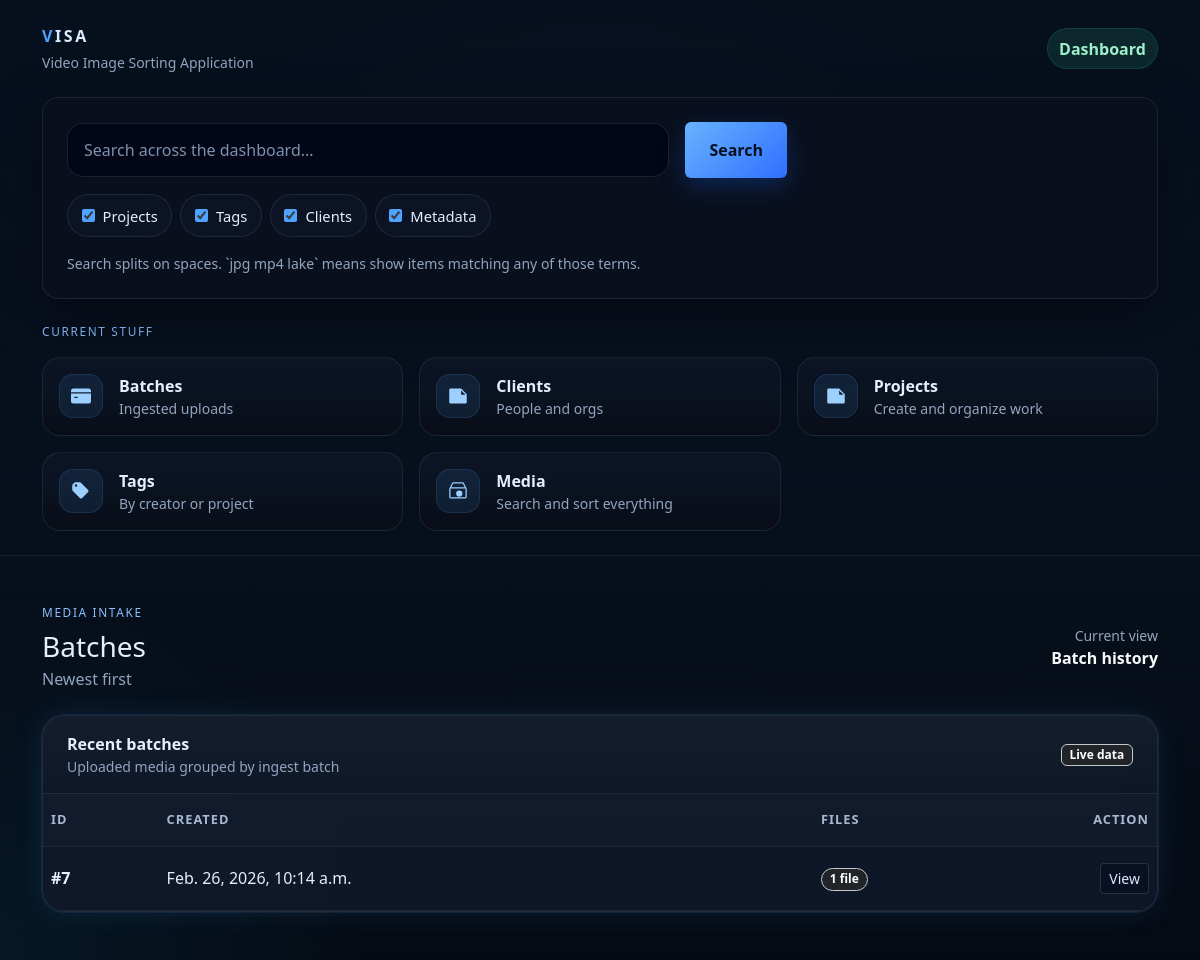
/, run on an earlier commit of the app's database.
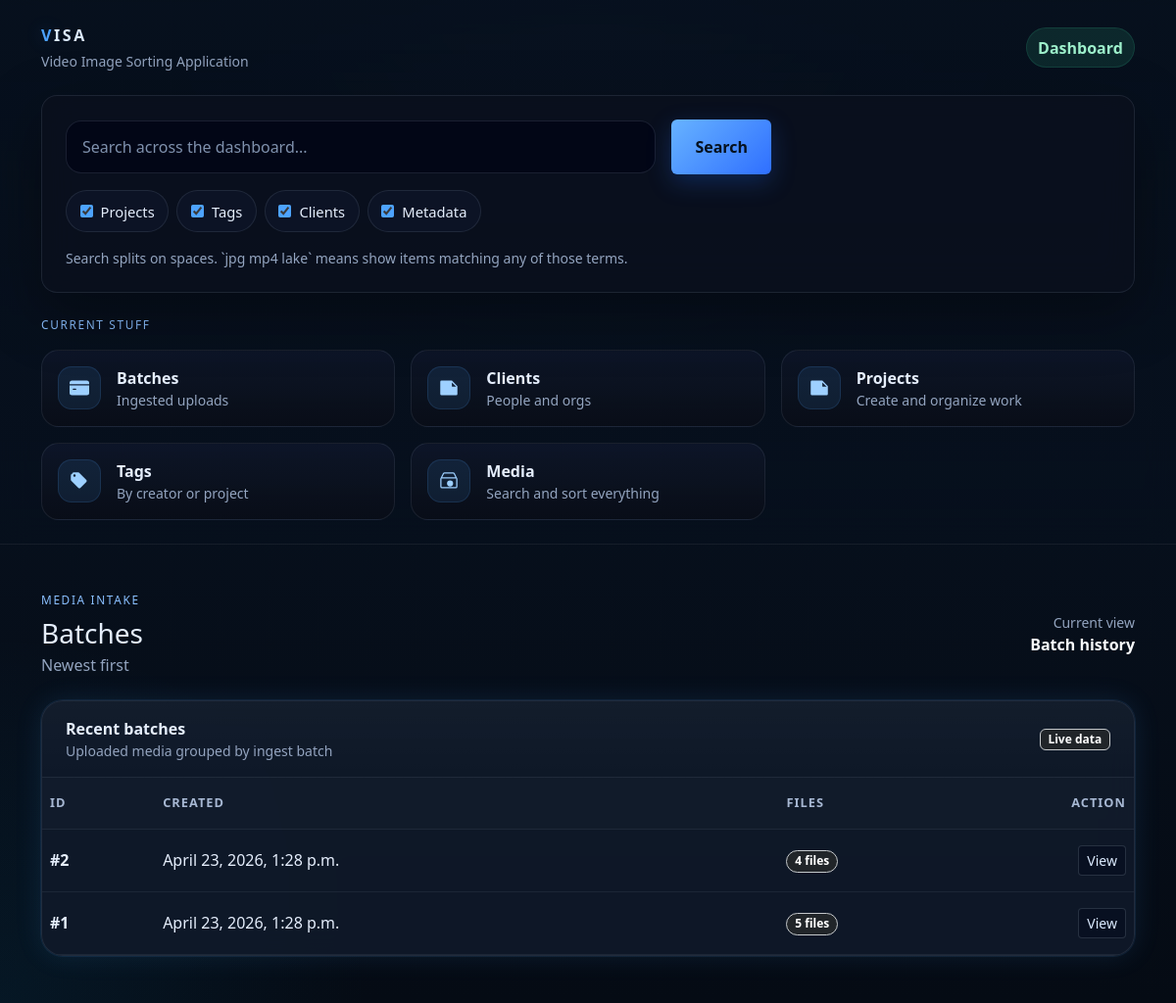
And on a later commit of the database.
### base/models.py (models this page shows, shortened)
class Batch(models.Model):
    class Meta:
        verbose_name_plural = "Batches"
    created_at = models.DateTimeField(auto_now_add=True)
    closed_at = models.DateTimeField(null=True, blank=True)

### base/views.py (the view)
# urls.py: path("", views.dashboard_home, name="dashboard_home"),
def dashboard_home(request):
    batches = (
        Batch.objects
        .annotate(
            media_count=Count("media", distinct=True),
            unassigned_count=Count("media", filter=Q(media__project__isnull=True), distinct=True),
        )
        .filter(media_count__gt=0, unassigned_count__gt=0)
        .order_by("-created_at")
    )
    return render(
        request,
        "base/dashboard_home.html",
        {
            "batches": batches,
            **_base_context(),
        },
    )

### base/views.py (called while the page is built)
def _empty_search_state():
    return {
        "q": "",
        "terms": [],
        "projects": True,
        "tags": True,
        "clients": True,
        "metadata": True,
    }

def _base_context(search_state=None):
    return {
        "search_state": search_state or _empty_search_state(),
    }

### base/templates/base/dashboard_home.html (shortened to what this page needs)
{% extends "base/base.html" %}
{% block content %}
  <div class="d-flex flex-wrap justify-content-between align-items-center gap-3 mb-4">
    <div>
      <div class="section-label mb-2">Media intake</div>
      <h1 class="h3 mb-1">Batches</h1>
      <div class="muted">Newest first</div>
    </div>
    <div class="text-end">
      <div class="small muted">Current view</div>
      <div class="fw-semibold text-light">Batch history</div>
    </div>
  </div>
  <div class="visa-glass-soft card-visa">
    <div class="content-card-header px-4 py-3 d-flex justify-content-between align-items-center">
      <div>
        <div class="fw-semibold">Recent batches</div>
        <div class="small muted">Uploaded media grouped by ingest batch</div>
      </div>
      <span class="badge text-bg-dark border border-secondary-subtle">Live data</span>
    </div>
    <div class="table-responsive">
      <table class="table table-visa table-hover align-middle">
        <thead>
          <tr>
            <th>ID</th>
            <th>Created</th>
            <th>Files</th>
            <th class="text-end" style="width: 140px;">Action</th>
          </tr>
        </thead>
        <tbody>
          {% for batch in batches %}
            <tr>
              <td>
                <span class="fw-semibold">#{{ batch.id }}</span>
              </td>
              <td>{{ batch.created_at }}</td>
              <td>
                <span class="badge rounded-pill text-bg-dark border border-secondary-subtle">
                  {{ batch.media_count }} file{{ batch.media_count|pluralize }}
                </span>
              </td>
              <td class="text-end">
                <a
                  href="{% url 'dashboard_batch_detail' batch.id %}"
                  class="btn btn-sm btn-outline-visa"
                >
                  View
                </a>
              </td>
            </tr>
          {% empty %}
            <tr>
              <td colspan="4" class="text-center py-5">
                <div class="muted">No batches yet.</div>
              </td>
            </tr>
          {% endfor %}
        </tbody>
      </table>
    </div>
  </div>
{% endblock %}

What changed in the data, as far as the page shows it:
removed Batch: id "7", created_at "Feb. 26, 2026, 10:14 a.m.", media_count "1"
added Batch: id "2", created_at "April 23, 2026, 1:28 p.m.", media_count "4"
added Batch: id "1", created_at "April 23, 2026, 1:28 p.m.", media_count "5"
